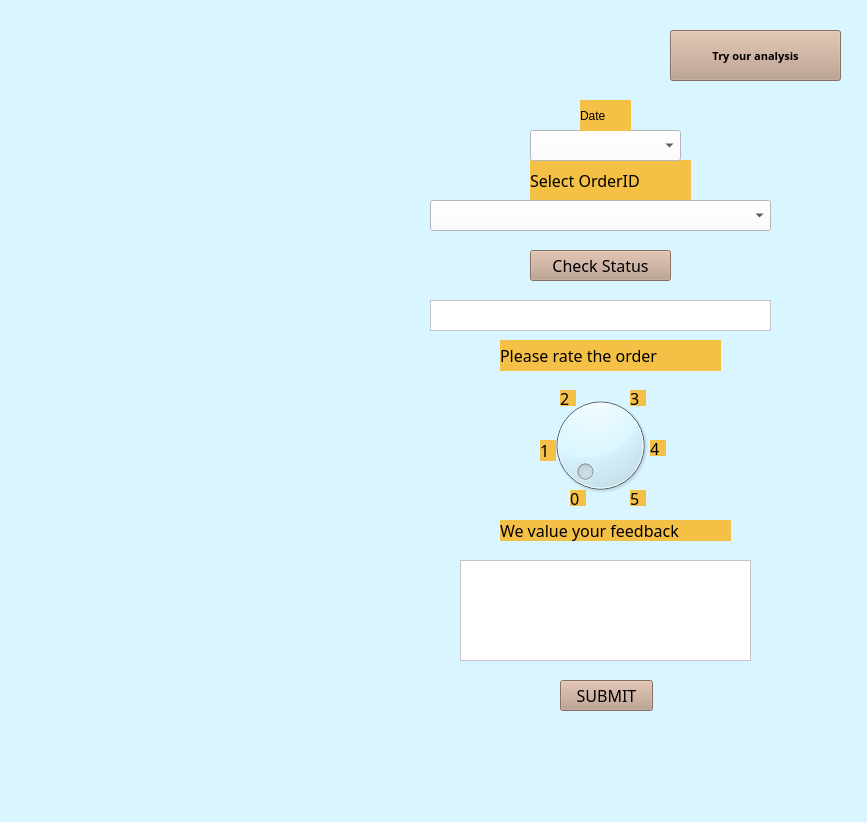
<?xml version="1.0" encoding="UTF-8"?>
<ui version="4.0">
 <class>MainWindow</class>
 <widget class="QMainWindow" name="MainWindow">
  <property name="geometry">
   <rect>
    <x>0</x>
    <y>0</y>
    <width>867</width>
    <height>822</height>
   </rect>
  </property>
  <property name="windowTitle">
   <string>MainWindow</string>
  </property>
  <property name="styleSheet">
   <string notr="true">background-color: rgb(217, 245, 255);</string>
  </property>
  <widget class="QWidget" name="centralwidget">
   <widget class="QLabel" name="label_2">
    <property name="geometry">
     <rect>
      <x>530</x>
      <y>160</y>
      <width>161</width>
      <height>41</height>
     </rect>
    </property>
    <property name="font">
     <font>
      <family>8514oem</family>
      <pointsize>12</pointsize>
      <weight>50</weight>
      <italic>false</italic>
      <bold>false</bold>
     </font>
    </property>
    <property name="styleSheet">
     <string notr="true">background-color: rgb(244, 192, 70);
font: 12pt &quot;8514oem&quot;;</string>
    </property>
    <property name="text">
     <string>Select OrderID</string>
    </property>
   </widget>
   <widget class="QComboBox" name="dateCombo">
    <property name="geometry">
     <rect>
      <x>530</x>
      <y>130</y>
      <width>151</width>
      <height>31</height>
     </rect>
    </property>
    <property name="contextMenuPolicy">
     <enum>Qt::PreventContextMenu</enum>
    </property>
    <property name="styleSheet">
     <string notr="true">color: rgb(0, 0, 0);
background-color: rgb(255, 255, 255);</string>
    </property>
    <property name="currentIndex">
     <number>-1</number>
    </property>
   </widget>
   <widget class="QComboBox" name="orderIdCombo">
    <property name="geometry">
     <rect>
      <x>430</x>
      <y>200</y>
      <width>341</width>
      <height>31</height>
     </rect>
    </property>
    <property name="styleSheet">
     <string notr="true">background-color: rgb(255, 255, 255);
color: rgb(0, 0, 0);</string>
    </property>
    <property name="editable">
     <bool>false</bool>
    </property>
   </widget>
   <widget class="QPushButton" name="checkStatusButton">
    <property name="geometry">
     <rect>
      <x>530</x>
      <y>250</y>
      <width>141</width>
      <height>31</height>
     </rect>
    </property>
    <property name="font">
     <font>
      <family>8514oem</family>
      <pointsize>12</pointsize>
      <weight>50</weight>
      <italic>false</italic>
      <bold>false</bold>
     </font>
    </property>
    <property name="styleSheet">
     <string notr="true">font: 12pt &quot;8514oem&quot;;
background-color: rgb(186, 155, 135);</string>
    </property>
    <property name="text">
     <string>Check Status</string>
    </property>
   </widget>
   <widget class="QLabel" name="label_3">
    <property name="geometry">
     <rect>
      <x>500</x>
      <y>340</y>
      <width>221</width>
      <height>31</height>
     </rect>
    </property>
    <property name="font">
     <font>
      <family>8514oem</family>
      <pointsize>12</pointsize>
      <weight>50</weight>
      <italic>false</italic>
      <bold>false</bold>
     </font>
    </property>
    <property name="styleSheet">
     <string notr="true">background-color: rgb(244, 192, 70);
font: 12pt &quot;8514oem&quot;;</string>
    </property>
    <property name="text">
     <string>Please rate the order</string>
    </property>
   </widget>
   <widget class="QTextEdit" name="commentsTextFiled">
    <property name="geometry">
     <rect>
      <x>460</x>
      <y>560</y>
      <width>291</width>
      <height>101</height>
     </rect>
    </property>
    <property name="styleSheet">
     <string notr="true">background-color: rgb(255, 255, 255);
color: rgb(0, 0, 0);</string>
    </property>
   </widget>
   <widget class="QLabel" name="label_5">
    <property name="geometry">
     <rect>
      <x>500</x>
      <y>520</y>
      <width>231</width>
      <height>21</height>
     </rect>
    </property>
    <property name="font">
     <font>
      <family>8514oem</family>
      <pointsize>12</pointsize>
      <weight>50</weight>
      <italic>false</italic>
      <bold>false</bold>
     </font>
    </property>
    <property name="styleSheet">
     <string notr="true">background-color: rgb(244, 192, 70);
font: 12pt &quot;8514oem&quot;;</string>
    </property>
    <property name="text">
     <string>We value your feedback</string>
    </property>
   </widget>
   <widget class="QPushButton" name="feedbackSubmitButton">
    <property name="geometry">
     <rect>
      <x>560</x>
      <y>680</y>
      <width>93</width>
      <height>31</height>
     </rect>
    </property>
    <property name="font">
     <font>
      <family>8514oem</family>
      <pointsize>12</pointsize>
      <weight>50</weight>
      <italic>false</italic>
      <bold>false</bold>
     </font>
    </property>
    <property name="styleSheet">
     <string notr="true">font: 12pt &quot;8514oem&quot;;
background-color: rgb(186, 155, 135);</string>
    </property>
    <property name="text">
     <string>SUBMIT</string>
    </property>
   </widget>
   <widget class="QTextBrowser" name="statusTextField">
    <property name="geometry">
     <rect>
      <x>430</x>
      <y>300</y>
      <width>341</width>
      <height>31</height>
     </rect>
    </property>
    <property name="acceptDrops">
     <bool>false</bool>
    </property>
    <property name="styleSheet">
     <string notr="true">background-color: rgb(255, 255, 255);
color: rgb(0, 0, 0);</string>
    </property>
    <property name="inputMethodHints">
     <set>Qt::ImhNone</set>
    </property>
   </widget>
   <widget class="QDial" name="ratingDial">
    <property name="geometry">
     <rect>
      <x>500</x>
      <y>390</y>
      <width>201</width>
      <height>111</height>
     </rect>
    </property>
    <property name="maximum">
     <number>5</number>
    </property>
    <property name="value">
     <number>0</number>
    </property>
    <property name="sliderPosition">
     <number>0</number>
    </property>
    <property name="notchTarget">
     <double>3.700000000000000</double>
    </property>
    <property name="notchesVisible">
     <bool>false</bool>
    </property>
   </widget>
   <widget class="QLabel" name="label_7">
    <property name="geometry">
     <rect>
      <x>570</x>
      <y>490</y>
      <width>16</width>
      <height>16</height>
     </rect>
    </property>
    <property name="font">
     <font>
      <family>8514oem</family>
      <pointsize>12</pointsize>
      <weight>50</weight>
      <italic>false</italic>
      <bold>false</bold>
     </font>
    </property>
    <property name="styleSheet">
     <string notr="true">background-color: rgb(244, 192, 70);
font: 12pt &quot;8514oem&quot;;</string>
    </property>
    <property name="text">
     <string>0</string>
    </property>
   </widget>
   <widget class="QLabel" name="label_9">
    <property name="geometry">
     <rect>
      <x>540</x>
      <y>440</y>
      <width>16</width>
      <height>21</height>
     </rect>
    </property>
    <property name="font">
     <font>
      <family>8514oem</family>
      <pointsize>12</pointsize>
      <weight>50</weight>
      <italic>false</italic>
      <bold>false</bold>
     </font>
    </property>
    <property name="styleSheet">
     <string notr="true">background-color: rgb(244, 192, 70);
font: 12pt &quot;8514oem&quot;;</string>
    </property>
    <property name="text">
     <string>1</string>
    </property>
   </widget>
   <widget class="QLabel" name="label_10">
    <property name="geometry">
     <rect>
      <x>560</x>
      <y>390</y>
      <width>16</width>
      <height>16</height>
     </rect>
    </property>
    <property name="font">
     <font>
      <family>8514oem</family>
      <pointsize>12</pointsize>
      <weight>50</weight>
      <italic>false</italic>
      <bold>false</bold>
     </font>
    </property>
    <property name="styleSheet">
     <string notr="true">background-color: rgb(244, 192, 70);
font: 12pt &quot;8514oem&quot;;</string>
    </property>
    <property name="text">
     <string>2</string>
    </property>
   </widget>
   <widget class="QLabel" name="label_11">
    <property name="geometry">
     <rect>
      <x>630</x>
      <y>390</y>
      <width>16</width>
      <height>16</height>
     </rect>
    </property>
    <property name="font">
     <font>
      <family>8514oem</family>
      <pointsize>12</pointsize>
      <weight>50</weight>
      <italic>false</italic>
      <bold>false</bold>
     </font>
    </property>
    <property name="styleSheet">
     <string notr="true">background-color: rgb(244, 192, 70);
font: 12pt &quot;8514oem&quot;;</string>
    </property>
    <property name="text">
     <string>3</string>
    </property>
   </widget>
   <widget class="QLabel" name="label_12">
    <property name="geometry">
     <rect>
      <x>650</x>
      <y>440</y>
      <width>16</width>
      <height>16</height>
     </rect>
    </property>
    <property name="font">
     <font>
      <family>8514oem</family>
      <pointsize>12</pointsize>
      <weight>50</weight>
      <italic>false</italic>
      <bold>false</bold>
     </font>
    </property>
    <property name="styleSheet">
     <string notr="true">background-color: rgb(244, 192, 70);
font: 12pt &quot;8514oem&quot;;</string>
    </property>
    <property name="text">
     <string>4</string>
    </property>
   </widget>
   <widget class="QLabel" name="label_13">
    <property name="geometry">
     <rect>
      <x>630</x>
      <y>490</y>
      <width>16</width>
      <height>16</height>
     </rect>
    </property>
    <property name="font">
     <font>
      <family>8514oem</family>
      <pointsize>12</pointsize>
      <weight>50</weight>
      <italic>false</italic>
      <bold>false</bold>
     </font>
    </property>
    <property name="styleSheet">
     <string notr="true">background-color: rgb(244, 192, 70);
font: 12pt &quot;8514oem&quot;;</string>
    </property>
    <property name="text">
     <string>5</string>
    </property>
   </widget>
   <widget class="QPushButton" name="analysisButton">
    <property name="geometry">
     <rect>
      <x>670</x>
      <y>30</y>
      <width>171</width>
      <height>51</height>
     </rect>
    </property>
    <property name="font">
     <font>
      <family>MS Gothic</family>
      <pointsize>8</pointsize>
      <weight>75</weight>
      <italic>false</italic>
      <bold>true</bold>
     </font>
    </property>
    <property name="styleSheet">
     <string notr="true">background-color: rgb(186, 155, 135);
font: bold 8pt &quot;MS Gothic&quot;;</string>
    </property>
    <property name="text">
     <string>Try our analysis</string>
    </property>
   </widget>
   <widget class="QLabel" name="label_4">
    <property name="geometry">
     <rect>
      <x>0</x>
      <y>0</y>
      <width>867</width>
      <height>822</height>
     </rect>
    </property>
    <property name="text">
     <string/>
    </property>
    <property name="pixmap">
     <pixmap>Temu-600-1.jpg</pixmap>
    </property>
    <property name="scaledContents">
     <bool>true</bool>
    </property>
    <property name="alignment">
     <set>Qt::AlignCenter</set>
    </property>
   </widget>
   <widget class="QLabel" name="label">
    <property name="geometry">
     <rect>
      <x>580</x>
      <y>100</y>
      <width>51</width>
      <height>31</height>
     </rect>
    </property>
    <property name="styleSheet">
     <string notr="true">background-color: rgb(244, 192, 70);
font: 12pt &quot;8514oem&quot;;</string>
    </property>
    <property name="text">
     <string>Date</string>
    </property>
   </widget>
   <zorder>label_4</zorder>
   <zorder>ratingDial</zorder>
   <zorder>label_2</zorder>
   <zorder>dateCombo</zorder>
   <zorder>orderIdCombo</zorder>
   <zorder>checkStatusButton</zorder>
   <zorder>label_3</zorder>
   <zorder>commentsTextFiled</zorder>
   <zorder>label_5</zorder>
   <zorder>feedbackSubmitButton</zorder>
   <zorder>statusTextField</zorder>
   <zorder>label_7</zorder>
   <zorder>label_9</zorder>
   <zorder>label_10</zorder>
   <zorder>label_11</zorder>
   <zorder>label_12</zorder>
   <zorder>label_13</zorder>
   <zorder>analysisButton</zorder>
   <zorder>label</zorder>
  </widget>
  <widget class="QStatusBar" name="statusbar"/>
 </widget>
 <tabstops>
  <tabstop>dateCombo</tabstop>
  <tabstop>orderIdCombo</tabstop>
  <tabstop>checkStatusButton</tabstop>
  <tabstop>commentsTextFiled</tabstop>
  <tabstop>feedbackSubmitButton</tabstop>
  <tabstop>ratingDial</tabstop>
  <tabstop>statusTextField</tabstop>
 </tabstops>
 <resources/>
 <connections/>
</ui>
